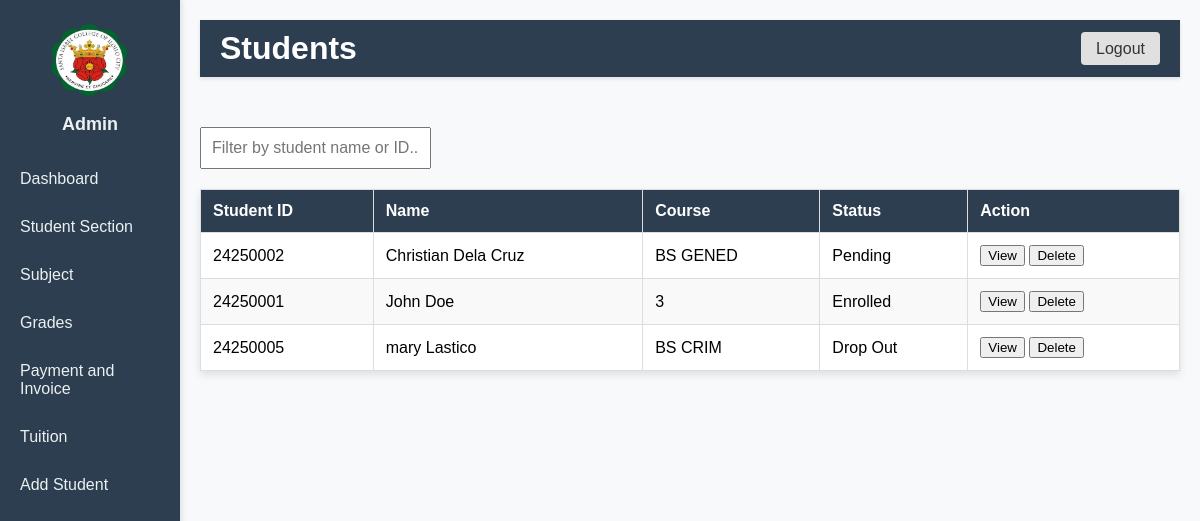
The app's page /admin/students.php (signed in) with its own data.
### tables this page shows
CREATE TABLE `students` (
  `id` int(11) NOT NULL,
  `first_name` varchar(255) NOT NULL,
  `middle_name` varchar(255) NOT NULL,
  `last_name` varchar(255) NOT NULL,
  `age` int(11) NOT NULL,
  `birthday` date NOT NULL,
  `place_of_birth` varchar(255) NOT NULL,
  `gender` enum('Male','Female') NOT NULL,
  `citizenship` varchar(255) NOT NULL,
  `contact_number` varchar(20) NOT NULL,
  `email_address` varchar(255) NOT NULL,
  `present_address` varchar(255) NOT NULL,
  `permanent_address` varchar(255) NOT NULL,
  `mothers_name` varchar(255) NOT NULL,
  `mothers_occupation` varchar(255) NOT NULL,
  `mothers_contact` varchar(20) NOT NULL,
  `fathers_name` varchar(255) NOT NULL,
  `fathers_contact` varchar(20) NOT NULL,
  `fathers_occupation` varchar(255) NOT NULL,
  `year_level` int(11) NOT NULL,
  `section` int(11) DEFAULT NULL,
  `course` varchar(50) DEFAULT NULL,
  `status` varchar(20) DEFAULT NULL
);

### admin/students.php (the view, shortened to what this page needs)
<?php
$conn = mysqli_connect("localhost", "root", "", "school_db");
?>
<!DOCTYPE html>
<html lang="en">
<head>
    <link rel="stylesheet" href="../css/sidebar.css">
    <link rel="stylesheet" href="../css/students.css">
</head>
<body>
    <div class="sidebar">
        <div class="admin-section">
            <img src="../images/SCHOOL_LOGO.jpg" alt="Admin">
            <h2>Admin</h2>
        </div>
        <ul>
            <li><a href="admin.php">Dashboard</a></li>
            <li><a href="students.php">Student Section</a></li>
            <li><a href="subject_section.php">Subject</a></li>
			<li><a href="Grades.php">Grades</a></li>
            <li><a href="payment.php">Payment and Invoice</a></li>
			<li><a href="Tuition.php">Tuition</a></li>
            <li><a href="add_student.php">Add Student</a></li>
        </ul>
    </div>
    <div class="content">
        <div class="header">
            <span><h1>Students</h1></span>
            <span><a href="../logout.php" class="logout">Logout</a></span>
        </div>
        <input type="text" id="searchInput" placeholder="Filter by student name or ID..." />
        <table id="studentsTable">
            <thead>
                <tr>
                    <th>Student ID</th>
                    <th>Name</th>
                    <th>Course</th>
                    <th>Status</th>
                    <th>Action</th>
                </tr>
            </thead>
            <tbody>
    <?php
    $sql = "SELECT * FROM students
            ORDER BY CASE
                WHEN status =  '   ' THEN 1
                WHEN status = 'Pending' THEN 2
                WHEN status = 'Enrolled' THEN 3
                ELSE 4
            END";
    $result = mysqli_query($conn, $sql);
    if ($result && mysqli_num_rows($result) > 0) {
        while ($row = mysqli_fetch_assoc($result)) {
            echo "<tr>";
            echo "<td>" . htmlspecialchars($row['id']) . "</td>";
            echo "<td>" . htmlspecialchars($row['first_name']) . " " . htmlspecialchars($row['last_name']) . "</td>";
            echo "<td>" . htmlspecialchars($row['course']) . "</td>";
            echo "<td>" . htmlspecialchars($row['status']) . "</td>";
            echo '<td>
                    <button onclick="viewStudent(' . $row['id'] . ')">View</button>
                    <button onclick="showDeleteConfirmation(' . $row['id'] . ')">Delete</button>
                  </td>';
            echo "</tr>";
        }
    } else {
        echo "<tr><td colspan='5'>No students found</td></tr>";
    }
    ?>
</tbody>
        </table>
    </div>
</body>
</html>

### css/sidebar.css (style rules this page uses)
body, html { padding: 0; font-family: 'Arial', sans-serif; font-size: 16px; }
.sidebar { width: 180px; background-color: #2c3e50; color: #ecf0f1; height: 100vh; position: fixed; display: flex; flex-direction: column; align-items: center; top: 0; left: 0; box-shadow: 2px 0 5px rgba(0,0,0,0.1); }
.sidebar .admin-section { text-align: center; padding: 20px; }
.sidebar .admin-section img { border-radius: 50%; width: 80px; height: 80px; margin-bottom: 10px; }
.sidebar .admin-section h2 { font-size: 18px; margin: 0; }
.sidebar ul { list-style: none; padding: 0; width: 100%; margin: 0; }
.sidebar ul li { width: 100%; }
.sidebar ul li a { display: block; padding: 15px 20px; color: #ecf0f1; transition: background-color 0.3s; text-decoration: none; }

### css/students.css (style rules this page uses)
body { margin: 0; font-family: Arial, sans-serif; display: flex; height: 100vh; overflow: hidden; }
.content { flex-grow: 1; background-color: #f8f9fa; padding: 20px; box-sizing: border-box; margin-left: 180px; height: calc(100vh - 40px); overflow-y: auto; }
.header { display: flex; justify-content: space-between; align-items: center; padding: 10px 20px; background-color: #2c3e50; box-shadow: 0 2px 4px rgba(0, 0, 0, 0.1); color: white; }
.header h1 { margin: 0; }
.logout { text-decoration: none; color: #333; background-color: #e0e0e0; padding: 8px 15px; border-radius: 4px; transition: background-color 0.3s, color 0.3s; }
#studentsTable { width: 100%; border-collapse: collapse; background: #fff; box-shadow: 0 4px 8px rgba(0, 0, 0, 0.1); margin-top: 10px; }
#studentsTable th, #studentsTable td { padding: 12px; text-align: left; border: 1px solid #ddd; }
#studentsTable th { background-color: #2c3e50; color: white; }
#studentsTable tr:nth-child(even) { background-color: #f9f9f9; }
input[type="text"] { padding: 10px; width: ; margin-bottom: 10px; box-sizing: border-box; font-size: 16px; margin-top:50px; }

### records on screen
students: id "24250002", first_name "Christian", last_name "Dela Cruz", course "BS GENED", status "Pending"
students: id "24250001", first_name "John", last_name "Doe", course "3", status "Enrolled"
students: id "24250005", first_name "mary", last_name "Lastico", course "BS CRIM", status "Drop Out"
